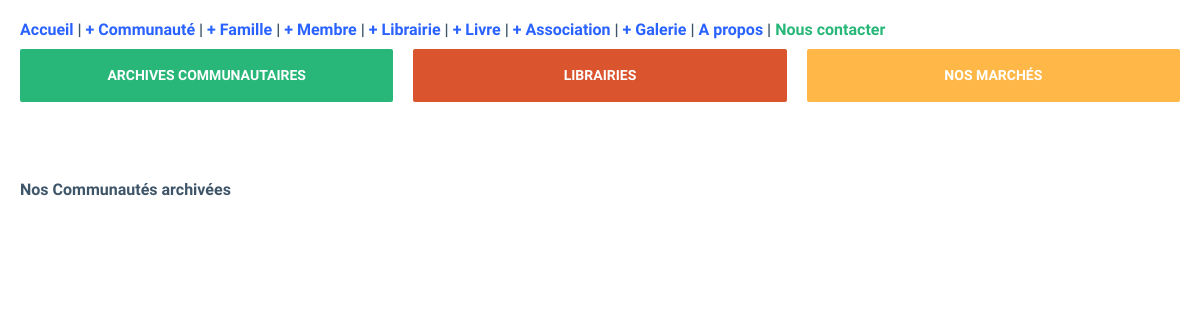
The page /ar/ on the database as committed earlier.
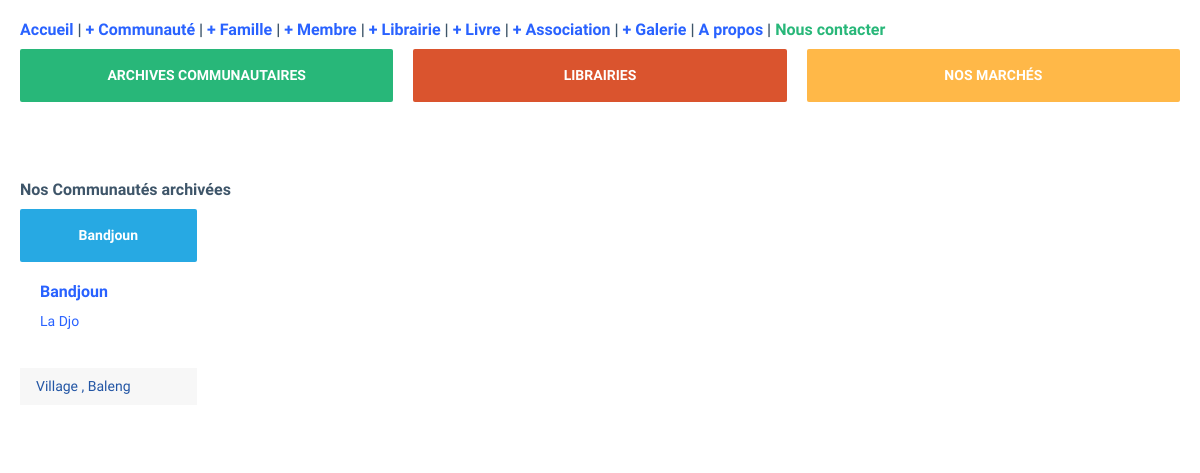
The same page on the database as committed later.
### coreapp/models/communaute.py (models this page shows, shortened)
class  Communaute(models.Model):
    class Meta:
        verbose_name = "Communauté"
        verbose_name_plural = " Les Communautés "
    db_table = "communautes"
    nom = models.CharField(max_length=150)
    description = models.TextField( default="")
    superficie = models.CharField(max_length=50, default=0)
    histoire = models.TextField(default="", blank=True)
    geographie = models.TextField(default="", blank=True)
    origine = models.CharField(max_length=150, default="")
    type =  models.CharField(max_length=50, choices=COM_CHOICES,blank=True,null=1)
    region = models.CharField(max_length=50, choices=REGIONS_CHOICES,blank=True,null=1)
    chef = models.ForeignKey("coreapp.Membre",on_delete=models.CASCADE, blank=True, null=True)

### archcore/views.py (the view)
# urls.py: path('', views.listcom, name="listcom"),
def listcom(request):
    communautes = Communaute.objects.all()
    return render(request, "archcore/listcom.html", { "communautes":communautes, })

### coreapp/templates/archcore/listcom.html (shortened to what this page needs)
{% extends "base.html" %}
{% block content %}
    <div class="row">
        <div class="col-12">
            <div class="card">
                <div class="card-body">
                    <h5 class="card-title">Nos Communautés archivées</h5>
                    <div class="row">
                        {% for com in communautes %}
                            <div class="col-md-6 col-lg-2 col-xlg-3">
                                <div class="card card-hover">
                                    <a href="{% url 'listfamilles' com.id %}">
                                        <div class="box bg-cyan text-center">
                                            <h6 class="text-white">{{ com.nom}} </h6>
                                        </div>
                                        <div class="card-body">
                                            <h5 class="card-title">{{ com.nom}}</h5>
                                            <p> {{com.description}} </p>
                                        </div>
                                        <div class="card-footer">
                                            <div class="text-info">
                                                {{ com.type}} , {{ com.origine}}
                                            </div>
                                        </div>
                                    </a>
                                </div>
                            </div>
                        {% endfor %}
                    </div>
                </div>
            </div>
        </div>
    </div>
    <br/>
 {% endblock %}

Rows that differ between the two databases and show on the page:
added Communaute: nom "Bandjoun", description "La Djo", type "Village", origine "Baleng"
